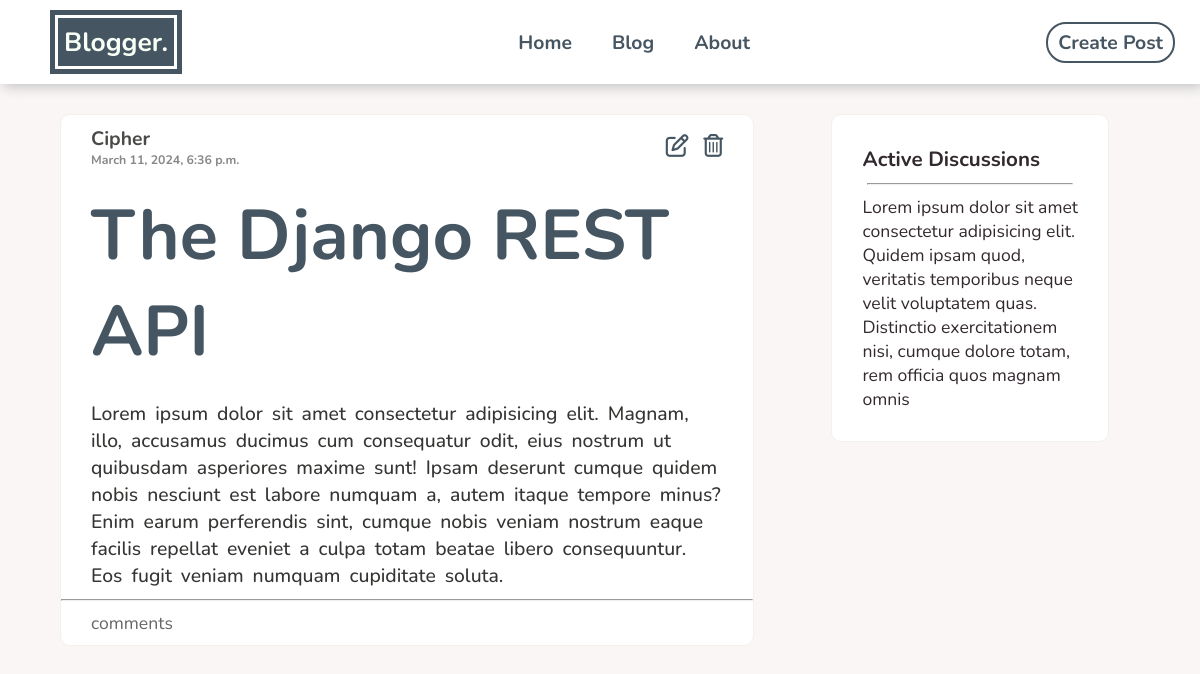
The page /posts/9/ on the database its author committed.
### posts/models.py (models this page shows, shortened)
class Posts(models.Model):
    title = models.CharField(max_length=255)
    body = models.TextField()
    author = models.ForeignKey(get_user_model(), on_delete=models.CASCADE)
    published = models.DateTimeField(auto_now_add=True)
    class Meta:
        ordering = ('-published',)

### accounts/models.py (models this page shows, shortened)
class CustomUser(AbstractUser):
    email = models.EmailField('email address', unique=True)
    USERNAME_FIELD = 'email'    # specifies name of the field on the user model to be used as unique identifier
    REQUIRED_FIELDS = ('username',)

### posts/views.py (the view)
# urls.py: path("<int:pk>/", PostDetailView.as_view(), name='post_detail'),
class PostDetailView(DetailView):
    model = Posts
    template_name = 'post_detail.html'
    context_object_name = 'post'

### templates/post_detail.html (shortened to what this page needs)
{% extends 'base.html' %}
{% block navigation %}
    <a href="{% url 'home' %}">
        <div class="logo-border">
            <div class="logo">
                <h1>Blogger.</h1>
            </div>
        </div>
    </a>
    <ul class="nav-links">
        <li><a href="{% url 'home' %}">home</a></li>
        <li><a href="{% url 'posts' %}">blog</a></li>
        <li><a href="{% url 'about' %}">about</a></li>
    </ul>
    <div class="create">
        <a href="{% url 'post_create' %}" class="btn btn-create">create post</a>
    </div>
{% endblock navigation %}
{% block content %}
<div class="wrapper">
    <div class="post-container">
        <div class="card">
            <div class="card-header header-2">
                <div class="header-info">
                    <h4 class="user">{{ post.author.username }}</h4>
                    <h5 class="date">{{ post.published }}</h5>
                </div>
                <div class="card-edit">
                    <a href="{% url 'post_update' post.pk %}" class="icon"><i class="fa-regular fa-pen-to-square"></i></a>
                    <a href="{% url 'post_delete' post.pk %}" class="icon"><i class="fa-regular fa-trash-can"></i></a>
                </div>
            </div>
            <h2 class="post-title title-2">{{ post.title }}</h2>
            <div class="card-content">
                <p>{{ post.body }}</p>
            </div>
            <hr>
            <div class="comments">
                <p>comments</p>
            </div>
        </div>
    </div>
    <div class="article-container">
        <div class="card">
            <h3>Active Discussions</h3>
            <hr style="margin: 10px 5px;">
            <p>
                Lorem ipsum dolor sit amet consectetur adipisicing elit. Quidem ipsam quod, veritatis temporibus neque velit voluptatem quas. Distinctio exercitationem nisi, cumque dolore totam, rem officia quos magnam omnis
            </p>
        </div>
    </div>
</div>
{% endblock content %}

### assets/styles.css (style rules this page uses)
* { margin: 0; padding: 0; box-sizing: border-box; }
body { font-family: 'Nunito', sans-serif; font-size: 1.1em; background-color: #FAF6F6; color: #32292F; }
.btn { text-decoration: none; border: 2px solid #455561; border-radius: 20px; background: transparent; color: #455561; font-family: 'Nunito', sans-serif; font-size: 1.1em; font-weight: bold; margin-right: 5px; padding: 5px 10px; text-transform: capitalize; cursor: pointer; }
.icon { font-size: 1.3em; padding-left: 10px; color: #455561; }
a { text-decoration: none; }
ul li { list-style-type: none; }
.card { background-color: #fff; border: 1px solid #F1F2EB; border-radius: 10px; margin-bottom: 20px; width: 90%; }
.logo-border { border: 5px solid #455561; margin-left: 30px; }
.logo { background-color: #455561; margin: 3px; }
.logo h1 { font-size: 1.5em; font-weight: bold; padding: 6px; color: #F7FFF6; }
.nav-links { display: flex; }
.nav-links li { padding-left: 40px; }
.nav-links li a { color: #455561; font-size: 1.1em; font-weight: bold; text-transform: capitalize; }
.wrapper { display: flex; width: 90%; margin: auto; margin-top: 30px; }
.post-container { width: 100%; }
.card .card-header { padding: 10px 30px; }
.card .header-2 { display: flex; align-items: center; justify-content: space-between; padding: 10px 30px; }
.card .card-header .user { font-size: 1.1em; font-weight: bold; color: #4A4A48; text-transform: capitalize; }
.card .card-header .date { font-size: 0.7em; font-weight: bold; color: #888; }
.card .post-title { font-size: 2em; font-weight: bold; padding: 10px 30px; color: #455561; text-transform: capitalize; }
.card .title-2 { font-size: 4em; }
.card .card-content { padding: 10px 30px; word-spacing: 0.2em; font-size: 1.1em; font-weight: 500; color: #343633; }
.card .comments { padding: 10px 30px; font-size: 1em; font-weight: 400; color: #666; }
.article-container { width: 40%; }
.article-container .card { padding: 30px; }

### rows shown on the page
Posts: author.username "Cipher", published "March 11, 2024, 6:36 p.m.", title "The Django REST API", body "Lorem ipsum dolor sit amet consectetur adipisicing elit. Magnam, illo, accusamus ducimus cum consequatur odit, eius nostrum ut quibusdam asperiores maxime sunt! Ipsam deserunt cumque quidem nobis nesciunt est labore numquam a, autem itaque tempore minus? Enim earum perferendis sint, cumque nobis veniam nostrum eaque facilis repellat eveniet a culpa totam beatae libero consequuntur. Eos fugit veniam numquam cupiditate soluta."
